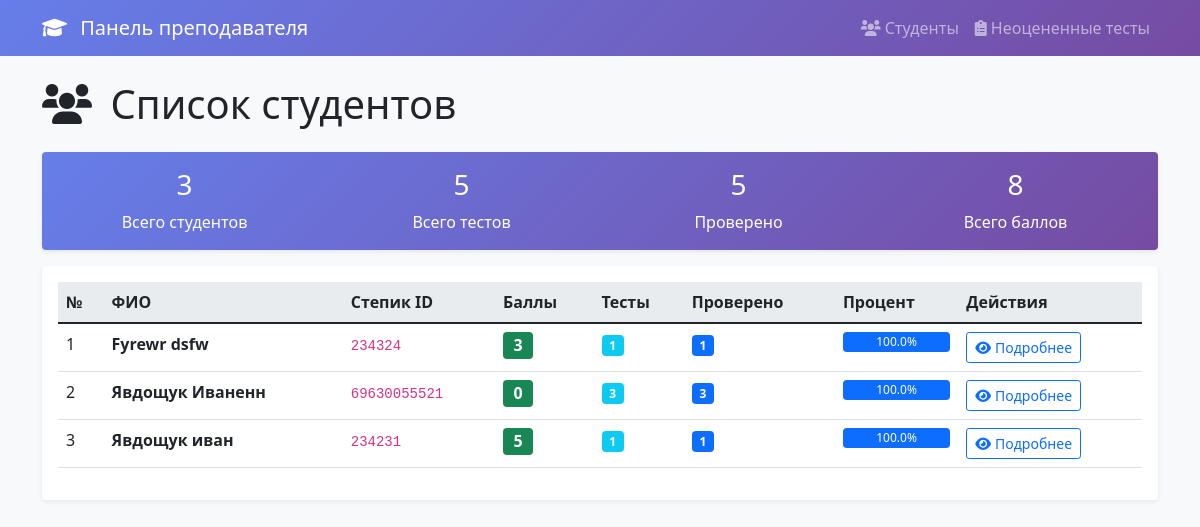
/students, run on the app's committed database.
### tables this page shows
CREATE TABLE tests (
                id INTEGER PRIMARY KEY AUTOINCREMENT,
                student_id INTEGER,
                full_name TEXT NOT NULL,
                stepik_id TEXT NOT NULL,
                test_url TEXT NOT NULL,
                test_type TEXT CHECK(test_type IN ('3', '5')),
                submitted_at TIMESTAMP DEFAULT CURRENT_TIMESTAMP,
                is_reviewed BOOLEAN DEFAULT FALSE,
                score INTEGER DEFAULT 0,
                teacher_comment TEXT,
                reviewed_at TIMESTAMP,
                FOREIGN KEY (student_id) REFERENCES users (user_id)
            );

### web_app.py (the view)
@app.route('/students')
def students():
    try:
        students_data = []
        conn = db.db_name
        import sqlite3
        conn = sqlite3.connect(conn)
        cursor = conn.cursor()
        cursor.execute('''
            SELECT u.user_id,
                   COALESCE(MAX(t.full_name), 'Не указано') as full_name,
                   COUNT(t.id) as total_tests,
                   COUNT(CASE WHEN t.is_reviewed = TRUE THEN 1 END) as reviewed_tests,
                   COALESCE(SUM(t.score), 0) as total_score
            FROM users u
            LEFT JOIN tests t ON u.user_id = t.student_id
            WHERE u.role = "student" AND u.is_approved = TRUE
            GROUP BY u.user_id
            ORDER BY COALESCE(MAX(t.full_name), 'Не указано')
        ''')
        students = cursor.fetchall()
        for student in students:
            student_data = {
                'user_id': student[0],
                'full_name': student[1] or 'Не указано',
                'stepik_id': '',  # Будет заполнено из тестов
                'total_tests': student[2],
                'reviewed_tests': student[3],
                'total_score': student[4],
                'tests': []
            }
            cursor.execute('''
                SELECT id, full_name, stepik_id, test_url, test_type,
                       submitted_at, is_reviewed, score, teacher_comment
                FROM tests
                WHERE student_id = ?
                ORDER BY submitted_at DESC
            ''', (student[0],))
            tests = cursor.fetchall()
            for test in tests:
                test_data = {
                    'id': test[0],
                    'full_name': test[1],
                    'stepik_id': test[2],
                    'test_url': test[3],
                    'test_type': test[4],
                    'submitted_at': test[5],
                    'is_reviewed': bool(test[6]),
                    'score': test[7],
                    'teacher_comment': test[8]
                }
                student_data['tests'].append(test_data)
                if not student_data['stepik_id'] and test[2]:
                    student_data['stepik_id'] = test[2]
            students_data.append(student_data)
        conn.close()
        return render_template('students.html', students=students_data)
    except Exception as e:
        return f"Ошибка: {e}", 500

### templates/students.html (shortened to what this page needs)
{% extends "base.html" %}
{% block content %}
<div class="row">
    <div class="col-12">
        <h1 class="mb-4">
            <i class="fas fa-users me-2"></i>
            Список студентов
        </h1>
    </div>
</div>
<div class="row mb-3">
    <div class="col-12">
        <div class="card stats-card">
            <div class="card-body">
                <div class="row text-center">
                    <div class="col-md-3">
                        <h3>{{ students|length }}</h3>
                        <p class="mb-0">Всего студентов</p>
                    </div>
                    <div class="col-md-3">
                        <h3>{{ students|sum(attribute='total_tests') }}</h3>
                        <p class="mb-0">Всего тестов</p>
                    </div>
                    <div class="col-md-3">
                        <h3>{{ students|sum(attribute='reviewed_tests') }}</h3>
                        <p class="mb-0">Проверено</p>
                    </div>
                    <div class="col-md-3">
                        <h3>{{ students|sum(attribute='total_score') }}</h3>
                        <p class="mb-0">Всего баллов</p>
                    </div>
                </div>
            </div>
        </div>
    </div>
</div>
<div class="row">
    <div class="col-12">
        <div class="card">
            <div class="card-body">
                <div class="table-responsive">
                    <table class="table table-hover">
                        <thead>
                            <tr>
                                <th>№</th>
                                <th>ФИО</th>
                                <th>Степик ID</th>
                                <th>Баллы</th>
                                <th>Тесты</th>
                                <th>Проверено</th>
                                <th>Процент</th>
                                <th>Действия</th>
                            </tr>
                        </thead>
                        <tbody>
                            {% for student in students %}
                            <tr>
                                <td>{{ loop.index }}</td>
                                <td>
                                    <strong>{{ student.full_name }}</strong>
                                </td>
                                <td>
                                    <code>{{ student.stepik_id }}</code>
                                </td>
                                <td>
                                    <span class="badge bg-success fs-6">{{ student.total_score }}</span>
                                </td>
                                <td>
                                    <span class="badge bg-info">{{ student.total_tests }}</span>
                                </td>
                                <td>
                                    <span class="badge bg-primary">{{ student.reviewed_tests }}</span>
                                </td>
                                <td>
                                    {% if student.total_tests > 0 %}
                                        {% set percentage = (student.reviewed_tests / student.total_tests * 100)|round(1) %}
                                        <div class="progress" style="height: 20px;">
                                            <div class="progress-bar" role="progressbar"
                                                 style="width: {{ percentage }}%">
                                                {{ percentage }}%
                                            </div>
                                        </div>
                                    {% else %}
                                        <span class="text-muted">0%</span>
                                    {% endif %}
                                </td>
                                <td>
                                    <a href="/student/{{ student.user_id }}" class="btn btn-sm btn-outline-primary">
                                        <i class="fas fa-eye me-1"></i>Подробнее
                                    </a>
                                </td>
                            </tr>
                            {% endfor %}
                        </tbody>
                    </table>
                </div>
            </div>
        </div>
    </div>
</div>
{% endblock %}

### templates/base.html (style rules this page uses)
body { background-color: #f8f9fa; }
.card { border: none; box-shadow: 0 0.125rem 0.25rem rgba(0, 0, 0, 0.075); }
.table th { background-color: #e9ecef; border-top: none; }
.stats-card { background: linear-gradient(135deg, #667eea 0%, #764ba2 100%); color: white; }

### data on the page
tests: full_name "Fyrewr dsfw", stepik_id "234324", total_score "3", total_tests "1", reviewed_tests "1", percentage "100.0"
tests: stepik_id "69630055521"
tests: stepik_id "234231"

### other printed values
{{ students|length }} "3"
{{ students|sum(attribute='total_tests') }} "5"
{{ students|sum(attribute='reviewed_tests') }} "5"
{{ students|sum(attribute='total_score') }} "8"
{{ student.full_name }} "Явдощук Иваненн" "Явдощук иван"
{{ student.total_score }} "0" "5"
{{ student.total_tests }} "3" "1"
{{ student.reviewed_tests }} "3" "1"
{{ percentage }} "100.0" "100.0"
